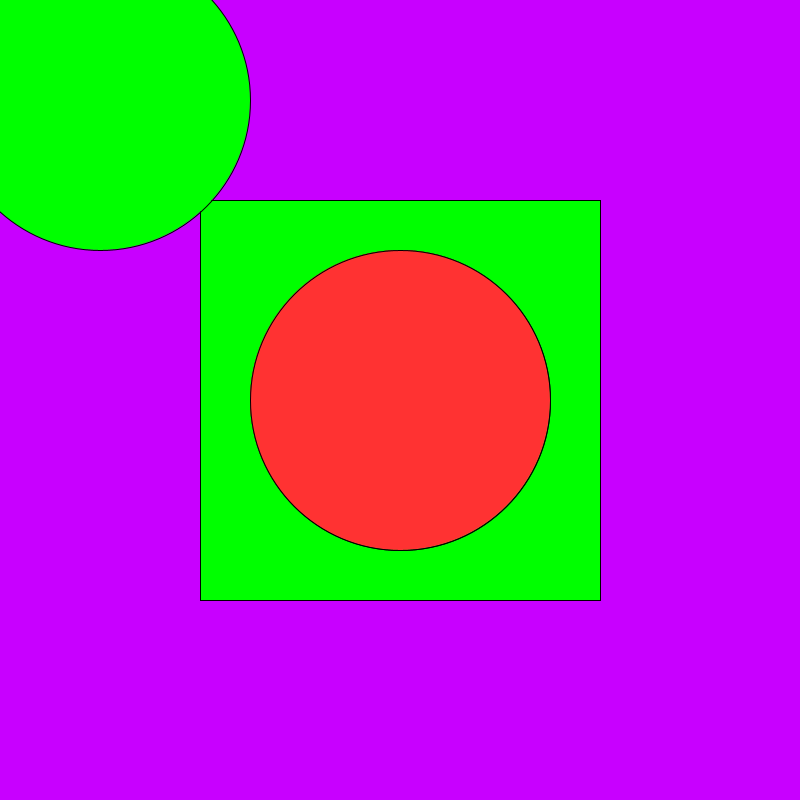
Frame 1 (no input)
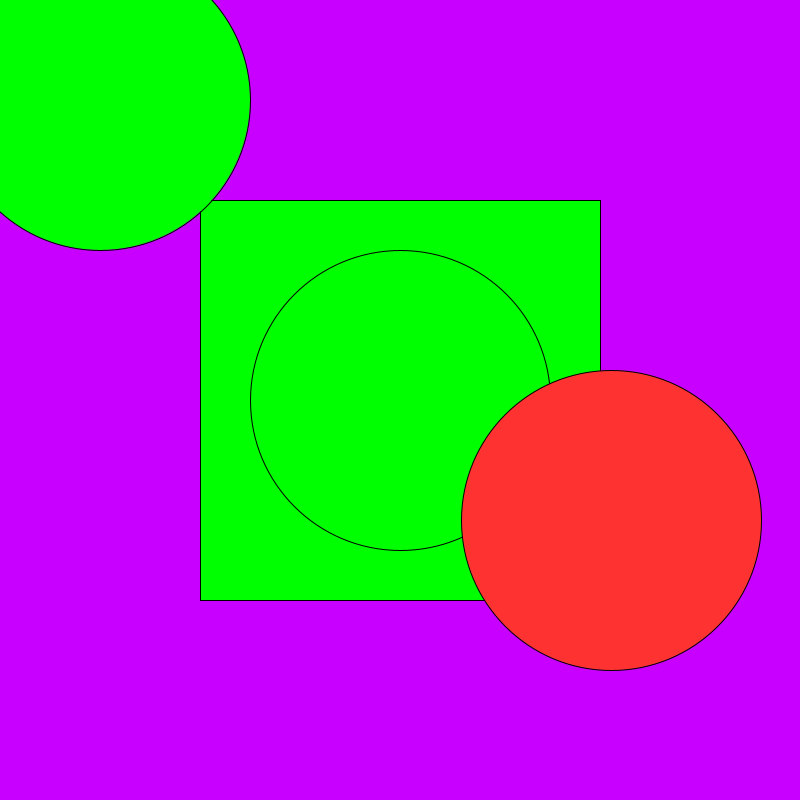
Frame 60 (the mouse pressed at the canvas centre just before this capture)
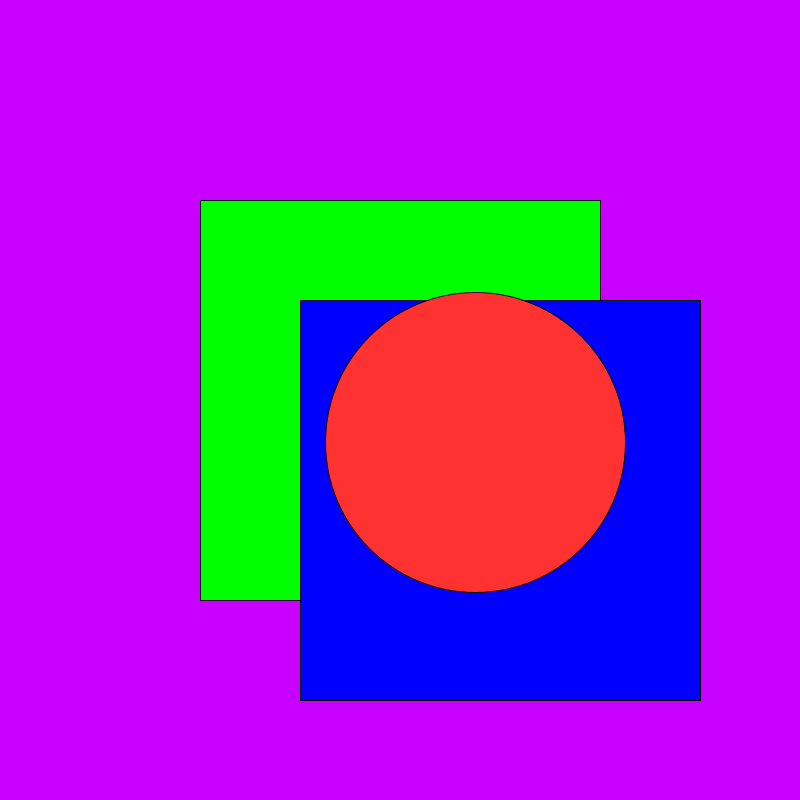
Frame 120 (the mouse held since frame 60 and released just before this capture)

The Processing sketch that drew these frames (run headless with seeded random() and noise(); from frame 60 on, the mouse is pressed at the canvas centre):

// Processing sketch: week3_hw
// ── week3_hw.pde
//rectangle conditionals
int rectX;
int rectY;
int rectSize;
float dist; 

boolean rectPressed = false;

//interactive button
int x; 
int y; 
int x2, y2; 
int size; 


boolean buttonClicked; 

//ball
float a,b;
float aSpeed, bSpeed; 




void setup() {
  size (800, 800); 



  rectX = width/4;
  rectY = height/4;
  rectSize = 400;

  x = width/2; 
  y = height/2; 
  x2= 100; 
  y2= 100; 
  size = 300;
  
  aSpeed = random (1,5); 
  bSpeed = random (1,5);
 
  a= width/2;
  b= height/2;
}

void draw () {

  if (rectPressed) {
    background(0);
  } else {
    background(200, 0, 255);
  }


  if (calcDist(rectX, rectY)< rectSize/4) {
    fill(0, 0, 200);
  } else {
    fill(0, 255, 0);
  }
  rect(rectX, rectY, rectSize, rectSize);




    if (buttonClicked) {
      fill(0, 0, 255); 
      rect(300, 300, 400, 400);
    } else {


      ellipse(x, y, size, size);  
      ellipse(x2, y2, size, size); 
      println(calcDist(x, y));
    }
  
   if (aSpeed == bSpeed) {
   aSpeed = random (1,5); 
  bSpeed = random (1,5);
 }
 
 fill(255,50,50);
  ellipse (a,b,size,size);
  
  if (a>width - size/2 || a< size/2){ 
    aSpeed = aSpeed * -1;
  }
   if (a>height - size/2 || b< size/2){ 
    bSpeed = bSpeed * -1;
  }
  a = a + aSpeed; 
  b = b + bSpeed;
}
  



 void mousePressed() {
    if (calcDist(x, y) <= 50) {
      buttonClicked = !buttonClicked;
    }
    if (calcDist(x2, y2) <=size/2) {
      buttonClicked =!buttonClicked;
    }
    dist = dist(mouseX, mouseY, rectY, rectX);

    if (dist < rectSize/2) {
      rectPressed = !rectPressed;
    }


  }
  

  float calcDist(int xPos, int yPos) {
      dist = dist(mouseX, mouseY, xPos, yPos);
      return dist;
    }
